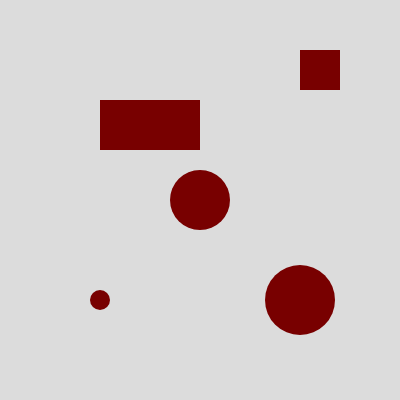
Frame 1 (no input)
Frame 60 (no input): identical to frame 1, image omitted
Frame 120 (the mouse pressed at the canvas centre since frame 60): identical to frame 1, image omitted

The p5.js sketch that drew this single still picture (run headless with seeded random() and noise() and a simulated clock; from frame 60 on, the mouse is pressed at the canvas centre):

// p5.js sketch
// ── sketch.js
var colorlist = []

function setup() {
  createCanvas(400, 400);
  noStroke();
  colorlist=[color(255,0,0),
                color(0,255,0),
                color(0,0,255),
                color(120,0,0),
                color(60,130,40)]
  i = int(random(0,colorlist.length));
}

function draw() {
  background(220);
  
  fill(colorlist[i]);
  rect(100,100,100,50);
  
  ellipse(300,300,70);
  
  ellipse(100,300,20);
  
  rect(300,50,40,40);
  
  ellipse(200,200,60);
}
